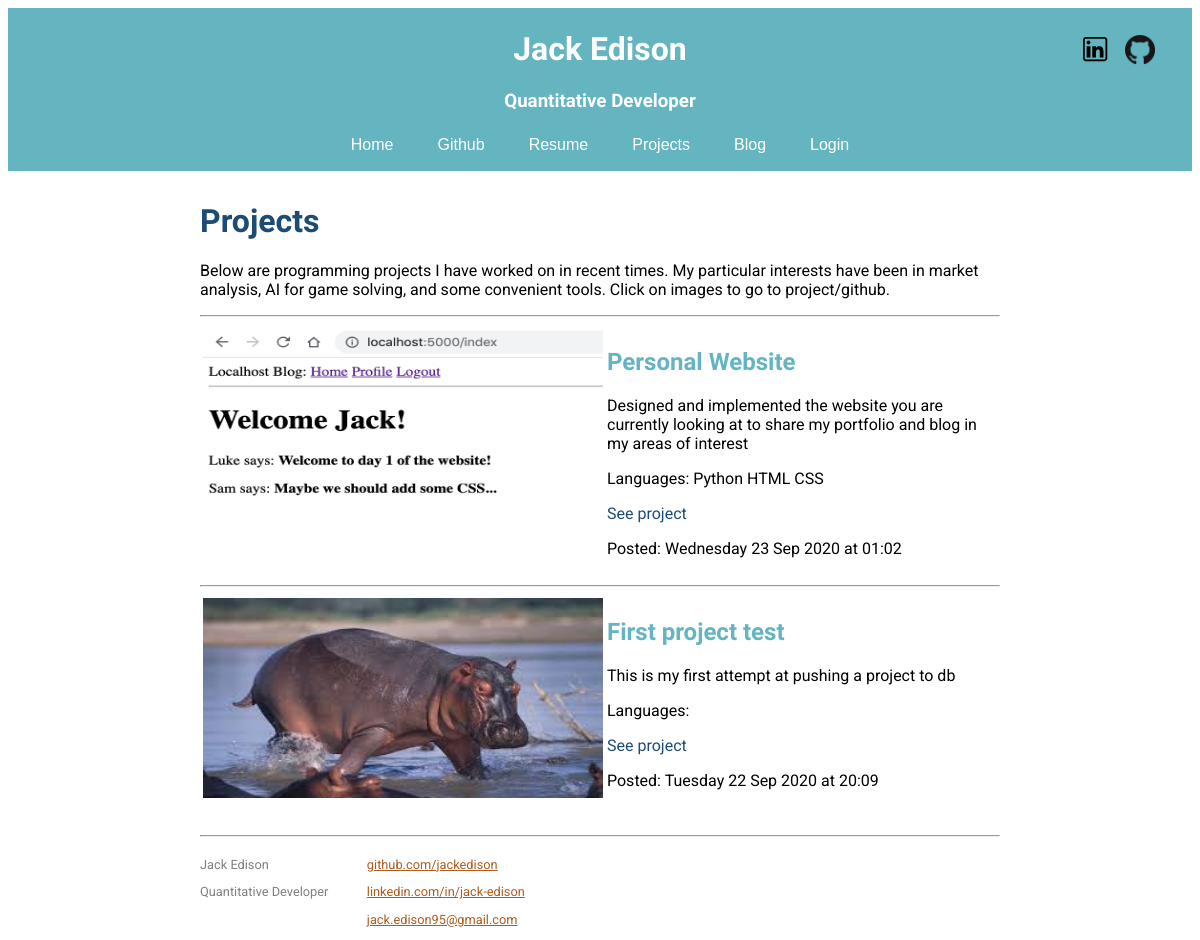
The app's page /projects with its own data.
### my_package/models.py (models this page shows, shortened)
class Projects(db.Model):
    id = db.Column(db.Integer, primary_key=True)
    title = db.Column(db.String(60))
    body = db.Column(db.Text)
    date = db.Column(db.DateTime, index=True, default=datetime.utcnow)
    img_path = db.Column(db.String(60))  # Path to img
    url_to_link = db.Column(db.String(60))
    languages = db.relationship('Language', backref='author', lazy='dynamic')
    packages = db.relationship('Package', backref='author', lazy='dynamic')
    frameworks = db.relationship('Framework', backref='author', lazy='dynamic')
    categories = db.relationship('Category', backref='author', lazy='dynamic')
    def img(self):
        return '/images/'+self.img_path

class Language(db.Model):
    id = db.Column(db.Integer, primary_key=True)
    project_id = db.Column(db.Integer, db.ForeignKey('projects.id'))
    language = db.Column(db.String(20))

### my_package/routes.py (the view)
@app.route('/projects')  # Page to share my projects
def projects():
    projects = Projects.query.all()  # imported from models
    intro = '''
    Below are programming projects I have worked on in recent times. My
    particular interests have been in market analysis, AI for game solving,
    and some convenient tools. Click on images to go to project/github.'''
    return render_template('projects.html', intro=intro, projects=projects)

### my_package/routes.py (called while the page is built)
@app.before_request
def before_request():
    if current_user.is_authenticated:  # if user is logged in
        current_user.last_seen = datetime.utcnow()
        db.session.commit()

### my_package/templates/projects.html (shortened to what this page needs)
{% extends "base.html" %}
{% block content %}
<div class="container">
    <h1>Projects</h1>
    <p>{{ intro }}</p>
        {% for project in projects|reverse %}
            <hr>
            <table>
                <tr valign="top">
                    <td>
                        <a href="{{ project.url_to_link }}" target="_blank">
                            <img src="{{ url_for('static', filename=project.img()) }}"
                            class="project_image"
                            alt="{{ project.title }}"/>
                        </a>
                    </td>
                    <td>
                        <h2>{{ project.title }}</h2>
                        <p>{{ project.body }}</p>
                        <p>Languages:
                            {% for language in project.languages %}
                                {{ language.language }}
                            {% endfor %}
                        </p>
                        <p><a href="{{ project.url_to_link }}">See project</a></p>
                        <p> Posted: {{ project.date.strftime('%A %d %b %Y at %H:%M') }}</p>
                    </td>
                </tr>
            </table>
        {% endfor %}
    </div>
{% endblock %}

### my_package/static/css/main.css (style rules this page uses)
.container { padding-top: 10px; margin-left: auto; margin-right: auto; max-width: 800px; font-family: 'Roboto', sans-serif; color: black; }
h1 { font-family: 'Open Sans', sans-serif; color: rgb(28, 75, 117); }
h2, h3, h4, h5, h6 { font-family: 'Open Sans', sans-serif; color: rgb(100, 181, 192); }
p, div { font-family: 'Roboto', sans-serif; }
.container a:link { color: rgb(28, 75, 117); text-decoration: none; }
body { background-color: rgb(255, 255, 255); }
.project_image { width: 400px; height: 200px; }

### records on screen
Projects: img_path (picture), title "Personal Website", body "Designed and implemented the website you are currently looking at to share my portfolio and blog in my areas of interest", date "Wednesday 23 Sep 2020 at 01:02"
Language: language "Python"
Language: language "HTML"
Language: language "CSS"
Projects: img_path (picture), title "First project test", body "This is my first attempt at pushing a project to db", date "Tuesday 22 Sep 2020 at 20:09"
